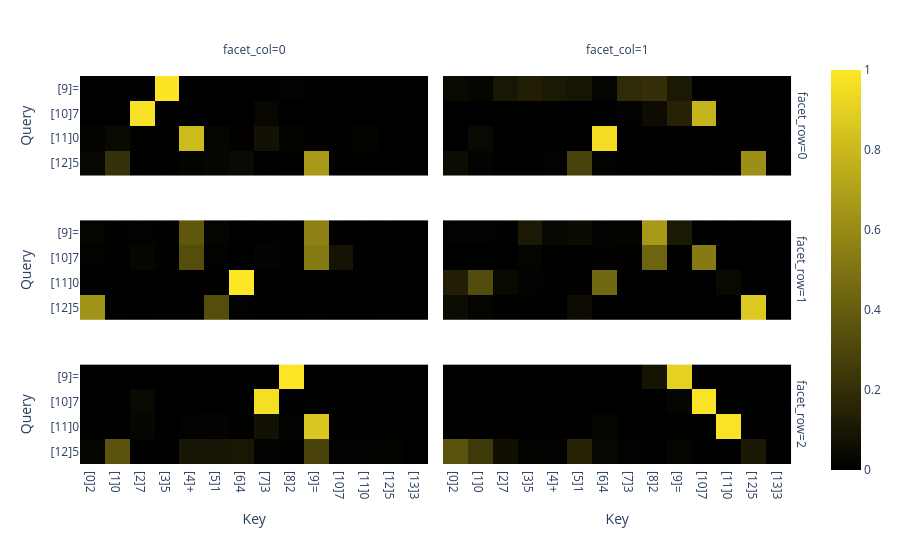

The code cell stored with this chart in its notebook:
### Code cell
sum_scores = attn_scores[:, :, -5:-1, :]

pos_labels = [f"[{i}]{label}" for i, label in enumerate(token_labels)]

px.imshow(
    sum_scores.detach().cpu().numpy(),
    facet_col=0,
    facet_row=1,
    labels=dict(x='Key', y='Query'),
    x=pos_labels,
    y=pos_labels[-5:-1],
    zmin=0,
    zmax=1,
    color_continuous_scale=[[0, 'black'], [1, '#fde725']],
)

### Figure 1 — Plotly figure (JSON) as saved in the notebook; plotly's stock layout.template omitted (floating-point values rounded to 4 significant figures)
{"data": [{"coloraxis": "coloraxis", "hovertemplate": "Key: %{x}<br>Query: %{y}<br>color: %{z}<extra></extra>", "name": "0", "type": "heatmap", "x": ["[0]2", "[1]0", "[2]7", "[3]5", "[4]+", "[5]1", "[6]4", "[7]3", "[8]2", "[9]=", "[10]7", "[11]0", "[12]5", "[13]3"], "xaxis": "x5", "y": ["[9]=", "[10]7", "[11]0", "[12]5"], "yaxis": "y5", "z": [[8.317e-07, 3.231e-09, 4.409e-06, 0.9906, 2.414e-08, 5.635e-06, 7.037e-07, 1.185e-07, 0.009425, 9.439e-07, 0.0, 0.0, 0.0, 0.0], [6.215e-08, 4.587e-09, 0.9737, 4.383e-05, 5.021e-05, 1.226e-08, 5.886e-07, 0.02619, 4.969e-08, 1.056e-08, 9.679e-06, 0.0, 0.0, 0.0], [0.01272, 0.03757, 0.003463, 0.00253, 0.8105, 0.0241, 0.00597, 0.0716, 0.01294, 0.005537, 0.0008781, 0.01221, 0.0, 0.0], [0.0311, 0.211, 0.0003775, 0.0004317, 0.01331, 0.02113, 0.04545, 0.001444, 0.002171, 0.6583, 0.006318, 0.00618, 0.002747, 0.0]]}, {"coloraxis": "coloraxis", "hovertemplate": "Key: %{x}<br>Query: %{y}<br>color: %{z}<extra></extra>", "name": "1", "type": "heatmap", "x": ["[0]2", "[1]0", "[2]7", "[3]5", "[4]+", "[5]1", "[6]4", "[7]3", "[8]2", "[9]=", "[10]7", "[11]0", "[12]5", "[13]3"], "xaxis": "x6", "y": ["[9]=", "[10]7", "[11]0", "[12]5"], "yaxis": "y6", "z": [[0.0404, 0.02551, 0.09517, 0.131, 0.1072, 0.08789, 0.01777, 0.1845, 0.2055, 0.1051, 0.0, 0.0, 0.0, 0.0], [1.614e-05, 2.734e-05, 0.004181, 0.002464, 0.0007754, 2.869e-05, 0.0001572, 0.009966, 0.05409, 0.1471, 0.7812, 0.0, 0.0, 0.0], [0.001607, 0.03816, 0.00107, 0.0002375, 0.0003699, 0.0001849, 0.9556, 0.0002235, 0.0002287, 0.0009355, 0.0005139, 0.000898, 0.0, 0.0], [0.05146, 0.01403, 0.002704, 0.00337, 0.00674, 0.2852, 0.01097, 0.001176, 0.0003477, 0.0009972, 0.000926, 0.004602, 0.6174, 0.0]]}, {"coloraxis": "coloraxis", "hovertemplate": "Key: %{x}<br>Query: %{y}<br>color: %{z}<extra></extra>", "name": "2", "type": "heatmap", "x": ["[0]2", "[1]0", "[2]7", "[3]5", "[4]+", "[5]1", "[6]4", "[7]3", "[8]2", "[9]=", "[10]7", "[11]0", "[12]5", "[13]3"], "xaxis": "x3", "y": ["[9]=", "[10]7", "[11]0", "[12]5"], "yaxis": "y3", "z": [[0.01675, 0.003998, 0.0105, 0.003234, 0.3787, 0.01871, 0.001653, 0.004086, 0.003806, 0.5586, 0.0, 0.0, 0.0, 0.0], [0.008715, 0.002878, 0.02006, 0.003037, 0.3323, 0.006565, 0.002023, 0.01413, 0.00337, 0.5238, 0.08318, 0.0, 0.0, 0.0], [5.113e-05, 0.001681, 3.376e-06, 7.089e-06, 0.0005032, 8.952e-06, 0.9976, 9.082e-05, 4.252e-06, 5.532e-05, 1.532e-05, 1.623e-06, 0.0, 0.0], [0.6371, 0.002533, 0.002053, 0.002462, 0.005776, 0.3312, 0.007355, 0.001392, 0.001086, 0.002659, 0.001738, 0.00115, 0.003452, 0.0]]}, {"coloraxis": "coloraxis", "hovertemplate": "Key: %{x}<br>Query: %{y}<br>color: %{z}<extra></extra>", "name": "3", "type": "heatmap", "x": ["[0]2", "[1]0", "[2]7", "[3]5", "[4]+", "[5]1", "[6]4", "[7]3", "[8]2", "[9]=", "[10]7", "[11]0", "[12]5", "[13]3"], "xaxis": "x4", "y": ["[9]=", "[10]7", "[11]0", "[12]5"], "yaxis": "y4", "z": [[0.01007, 0.008249, 0.004166, 0.1081, 0.03196, 0.04933, 0.00976, 0.01224, 0.6586, 0.1076, 0.0, 0.0, 0.0, 0.0], [0.0001888, 0.00133, 0.0009174, 0.01644, 0.003054, 0.0007418, 0.006455, 0.006455, 0.4319, 0.004201, 0.5283, 0.0, 0.0, 0.0], [0.129, 0.3302, 0.03564, 0.006693, 0.0025, 0.005485, 0.4488, 0.001255, 0.0001559, 0.005457, 0.0002406, 0.03457, 0.0, 0.0], [0.05029, 0.01663, 0.003529, 0.0002411, 0.001053, 0.05348, 0.001885, 0.0009254, 0.000181, 0.001868, 0.0001115, 0.0001094, 0.8697, 0.0]]}, {"coloraxis": "coloraxis", "hovertemplate": "Key: %{x}<br>Query: %{y}<br>color: %{z}<extra></extra>", "name": "4", "type": "heatmap", "x": ["[0]2", "[1]0", "[2]7", "[3]5", "[4]+", "[5]1", "[6]4", "[7]3", "[8]2", "[9]=", "[10]7", "[11]0", "[12]5", "[13]3"], "xaxis": "x", "y": ["[9]=", "[10]7", "[11]0", "[12]5"], "yaxis": "y", "z": [[5.386e-06, 8.773e-06, 3.431e-08, 0.004933, 4.507e-07, 0.0001303, 1.386e-07, 2.077e-06, 0.9949, 6.512e-07, 0.0, 0.0, 0.0, 0.0], [8.154e-06, 6.793e-05, 0.03437, 4.451e-07, 1.181e-05, 3.491e-05, 3.562e-07, 0.9655, 8.787e-06, 2.261e-05, 1.868e-06, 0.0, 0.0, 0.0], [0.003215, 0.002143, 0.02124, 0.0005989, 0.007911, 0.01494, 0.002476, 0.0749, 0.007654, 0.8582, 0.002382, 0.004386, 0.0, 0.0], [0.01878, 0.365, 0.005653, 0.0005007, 0.09127, 0.0901, 0.1006, 0.006708, 0.003413, 0.2873, 0.007284, 0.01045, 0.01297, 0.0]]}, {"coloraxis": "coloraxis", "hovertemplate": "Key: %{x}<br>Query: %{y}<br>color: %{z}<extra></extra>", "name": "5", "type": "heatmap", "x": ["[0]2", "[1]0", "[2]7", "[3]5", "[4]+", "[5]1", "[6]4", "[7]3", "[8]2", "[9]=", "[10]7", "[11]0", "[12]5", "[13]3"], "xaxis": "x2", "y": ["[9]=", "[10]7", "[11]0", "[12]5"], "yaxis": "y2", "z": [[0.0001674, 0.0002931, 0.001675, 0.003529, 0.0001998, 0.0001486, 0.001201, 0.00245, 0.08462, 0.9057, 0.0, 0.0, 0.0, 0.0], [4.986e-11, 2.739e-09, 4.382e-07, 2.657e-07, 1.225e-08, 5.899e-11, 9.279e-07, 1.173e-05, 0.002046, 0.01601, 0.9819, 0.0, 0.0, 0.0], [6.94e-05, 0.0009697, 1.894e-05, 0.0001401, 0.0008579, 0.0001729, 0.01594, 0.0001426, 0.0003297, 1.66e-05, 3.012e-05, 0.9813, 0.0, 0.0], [0.3572, 0.2458, 0.06528, 0.01234, 0.007939, 0.1456, 0.03102, 0.008043, 0.001496, 0.0186, 0.001539, 0.001176, 0.1041, 0.0]]}], "layout": {"annotations": [{"font": {}, "showarrow": false, "text": "facet_col=0", "x": 0.24, "xanchor": "center", "xref": "paper", "y": 1.0, "yanchor": "bottom", "yref": "paper"}, {"font": {}, "showarrow": false, "text": "facet_col=1", "x": 0.74, "xanchor": "center", "xref": "paper", "y": 1.0, "yanchor": "bottom", "yref": "paper"}, {"font": {}, "showarrow": false, "text": "facet_row=2", "textangle": 90, "x": 0.98, "xanchor": "left", "xref": "paper", "y": 0.1567, "yanchor": "middle", "yref": "paper"}, {"font": {}, "showarrow": false, "text": "facet_row=1", "textangle": 90, "x": 0.98, "xanchor": "left", "xref": "paper", "y": 0.5, "yanchor": "middle", "yref": "paper"}, {"font": {}, "showarrow": false, "text": "facet_row=0", "textangle": 90, "x": 0.98, "xanchor": "left", "xref": "paper", "y": 0.8433, "yanchor": "middle", "yref": "paper"}], "coloraxis": {"cmax": 1, "cmin": 0, "colorscale": [[0, "black"], [1, "#fde725"]]}, "margin": {"t": 60}, "xaxis": {"anchor": "y", "constrain": "domain", "domain": [0, 0.48], "scaleanchor": "y", "title": {"text": "Key"}}, "xaxis2": {"anchor": "y2", "domain": [0.5, 0.98], "matches": "x", "title": {"text": "Key"}}, "xaxis3": {"anchor": "y3", "domain": [0, 0.48], "matches": "x", "showticklabels": false}, "xaxis4": {"anchor": "y4", "domain": [0.5, 0.98], "matches": "x", "showticklabels": false}, "xaxis5": {"anchor": "y5", "domain": [0, 0.48], "matches": "x", "showticklabels": false}, "xaxis6": {"anchor": "y6", "domain": [0.5, 0.98], "matches": "x", "showticklabels": false}, "yaxis": {"anchor": "x", "autorange": "reversed", "constrain": "domain", "domain": [0, 0.3133], "title": {"text": "Query"}}, "yaxis2": {"anchor": "x2", "domain": [0, 0.3133], "matches": "y", "showticklabels": false}, "yaxis3": {"anchor": "x3", "domain": [0.3433, 0.6567], "matches": "y", "title": {"text": "Query"}}, "yaxis4": {"anchor": "x4", "domain": [0.3433, 0.6567], "matches": "y", "showticklabels": false}, "yaxis5": {"anchor": "x5", "domain": [0.6867, 1.0], "matches": "y", "title": {"text": "Query"}}, "yaxis6": {"anchor": "x6", "domain": [0.6867, 1.0], "matches": "y", "showticklabels": false}}}
